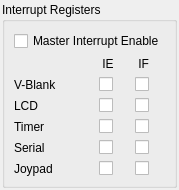
<?xml version="1.0" encoding="UTF-8"?>
<ui version="4.0">
 <class>InterruptWidget</class>
 <widget class="QWidget" name="InterruptWidget">
  <property name="geometry">
   <rect>
    <x>0</x>
    <y>0</y>
    <width>162</width>
    <height>184</height>
   </rect>
  </property>
  <property name="sizePolicy">
   <sizepolicy hsizetype="Minimum" vsizetype="Minimum">
    <horstretch>0</horstretch>
    <verstretch>0</verstretch>
   </sizepolicy>
  </property>
  <property name="windowTitle">
   <string>Form</string>
  </property>
  <layout class="QVBoxLayout" name="verticalLayout">
   <property name="leftMargin">
    <number>2</number>
   </property>
   <property name="topMargin">
    <number>2</number>
   </property>
   <property name="rightMargin">
    <number>2</number>
   </property>
   <property name="bottomMargin">
    <number>2</number>
   </property>
   <item>
    <widget class="QGroupBox" name="groupBox">
     <property name="title">
      <string>Interrupt Registers</string>
     </property>
     <layout class="QVBoxLayout" name="verticalLayout_2">
      <item>
       <widget class="QCheckBox" name="master_interrupt_enable_checkBox">
        <property name="text">
         <string>Master Interrupt Enable</string>
        </property>
       </widget>
      </item>
      <item>
       <layout class="QGridLayout" name="gridLayout">
        <property name="sizeConstraint">
         <enum>QLayout::SetDefaultConstraint</enum>
        </property>
        <item row="4" column="0">
         <widget class="QLabel" name="serial_label">
          <property name="text">
           <string>Serial</string>
          </property>
         </widget>
        </item>
        <item row="5" column="1">
         <widget class="QCheckBox" name="ie_joypad_checkBox">
          <property name="sizePolicy">
           <sizepolicy hsizetype="Fixed" vsizetype="Fixed">
            <horstretch>0</horstretch>
            <verstretch>0</verstretch>
           </sizepolicy>
          </property>
          <property name="minimumSize">
           <size>
            <width>30</width>
            <height>0</height>
           </size>
          </property>
          <property name="text">
           <string/>
          </property>
         </widget>
        </item>
        <item row="1" column="0">
         <widget class="QLabel" name="vblank_label">
          <property name="text">
           <string>V-Blank </string>
          </property>
         </widget>
        </item>
        <item row="5" column="2">
         <widget class="QCheckBox" name="if_joypad_checkBox">
          <property name="sizePolicy">
           <sizepolicy hsizetype="Fixed" vsizetype="Fixed">
            <horstretch>0</horstretch>
            <verstretch>0</verstretch>
           </sizepolicy>
          </property>
          <property name="minimumSize">
           <size>
            <width>30</width>
            <height>0</height>
           </size>
          </property>
          <property name="text">
           <string/>
          </property>
         </widget>
        </item>
        <item row="3" column="1">
         <widget class="QCheckBox" name="ie_timer_checkBox">
          <property name="sizePolicy">
           <sizepolicy hsizetype="Fixed" vsizetype="Fixed">
            <horstretch>0</horstretch>
            <verstretch>0</verstretch>
           </sizepolicy>
          </property>
          <property name="minimumSize">
           <size>
            <width>30</width>
            <height>0</height>
           </size>
          </property>
          <property name="text">
           <string/>
          </property>
         </widget>
        </item>
        <item row="2" column="2">
         <widget class="QCheckBox" name="if_lcd_checkBox">
          <property name="sizePolicy">
           <sizepolicy hsizetype="Fixed" vsizetype="Fixed">
            <horstretch>0</horstretch>
            <verstretch>0</verstretch>
           </sizepolicy>
          </property>
          <property name="minimumSize">
           <size>
            <width>30</width>
            <height>0</height>
           </size>
          </property>
          <property name="text">
           <string/>
          </property>
         </widget>
        </item>
        <item row="1" column="2">
         <widget class="QCheckBox" name="if_vblank_checkBox">
          <property name="sizePolicy">
           <sizepolicy hsizetype="Fixed" vsizetype="Fixed">
            <horstretch>0</horstretch>
            <verstretch>0</verstretch>
           </sizepolicy>
          </property>
          <property name="minimumSize">
           <size>
            <width>30</width>
            <height>0</height>
           </size>
          </property>
          <property name="text">
           <string/>
          </property>
         </widget>
        </item>
        <item row="2" column="1">
         <widget class="QCheckBox" name="ie_lcd_checkBox">
          <property name="sizePolicy">
           <sizepolicy hsizetype="Fixed" vsizetype="Fixed">
            <horstretch>0</horstretch>
            <verstretch>0</verstretch>
           </sizepolicy>
          </property>
          <property name="minimumSize">
           <size>
            <width>30</width>
            <height>0</height>
           </size>
          </property>
          <property name="text">
           <string/>
          </property>
         </widget>
        </item>
        <item row="3" column="2">
         <widget class="QCheckBox" name="if_timer_checkBox">
          <property name="sizePolicy">
           <sizepolicy hsizetype="Fixed" vsizetype="Fixed">
            <horstretch>0</horstretch>
            <verstretch>0</verstretch>
           </sizepolicy>
          </property>
          <property name="minimumSize">
           <size>
            <width>30</width>
            <height>0</height>
           </size>
          </property>
          <property name="text">
           <string/>
          </property>
         </widget>
        </item>
        <item row="3" column="0">
         <widget class="QLabel" name="timer_label">
          <property name="text">
           <string>Timer</string>
          </property>
         </widget>
        </item>
        <item row="4" column="1">
         <widget class="QCheckBox" name="ie_serial_checkBox">
          <property name="sizePolicy">
           <sizepolicy hsizetype="Fixed" vsizetype="Fixed">
            <horstretch>0</horstretch>
            <verstretch>0</verstretch>
           </sizepolicy>
          </property>
          <property name="minimumSize">
           <size>
            <width>30</width>
            <height>0</height>
           </size>
          </property>
          <property name="text">
           <string/>
          </property>
         </widget>
        </item>
        <item row="5" column="0">
         <widget class="QLabel" name="joypad_label">
          <property name="text">
           <string>Joypad</string>
          </property>
         </widget>
        </item>
        <item row="4" column="2">
         <widget class="QCheckBox" name="if_serial_checkBox">
          <property name="sizePolicy">
           <sizepolicy hsizetype="Fixed" vsizetype="Fixed">
            <horstretch>0</horstretch>
            <verstretch>0</verstretch>
           </sizepolicy>
          </property>
          <property name="minimumSize">
           <size>
            <width>30</width>
            <height>0</height>
           </size>
          </property>
          <property name="text">
           <string/>
          </property>
         </widget>
        </item>
        <item row="1" column="1">
         <widget class="QCheckBox" name="ie_vblank_checkBox">
          <property name="sizePolicy">
           <sizepolicy hsizetype="Fixed" vsizetype="Fixed">
            <horstretch>0</horstretch>
            <verstretch>0</verstretch>
           </sizepolicy>
          </property>
          <property name="minimumSize">
           <size>
            <width>30</width>
            <height>0</height>
           </size>
          </property>
          <property name="text">
           <string/>
          </property>
         </widget>
        </item>
        <item row="2" column="0">
         <widget class="QLabel" name="lcd_label">
          <property name="text">
           <string>LCD</string>
          </property>
         </widget>
        </item>
        <item row="0" column="1">
         <widget class="QLabel" name="ie_label">
          <property name="sizePolicy">
           <sizepolicy hsizetype="Fixed" vsizetype="Preferred">
            <horstretch>0</horstretch>
            <verstretch>0</verstretch>
           </sizepolicy>
          </property>
          <property name="minimumSize">
           <size>
            <width>30</width>
            <height>0</height>
           </size>
          </property>
          <property name="text">
           <string> IE</string>
          </property>
         </widget>
        </item>
        <item row="0" column="2">
         <widget class="QLabel" name="if_label">
          <property name="sizePolicy">
           <sizepolicy hsizetype="Fixed" vsizetype="Preferred">
            <horstretch>0</horstretch>
            <verstretch>0</verstretch>
           </sizepolicy>
          </property>
          <property name="minimumSize">
           <size>
            <width>30</width>
            <height>0</height>
           </size>
          </property>
          <property name="text">
           <string> IF</string>
          </property>
         </widget>
        </item>
       </layout>
      </item>
     </layout>
    </widget>
   </item>
  </layout>
 </widget>
 <resources/>
 <connections/>
</ui>
